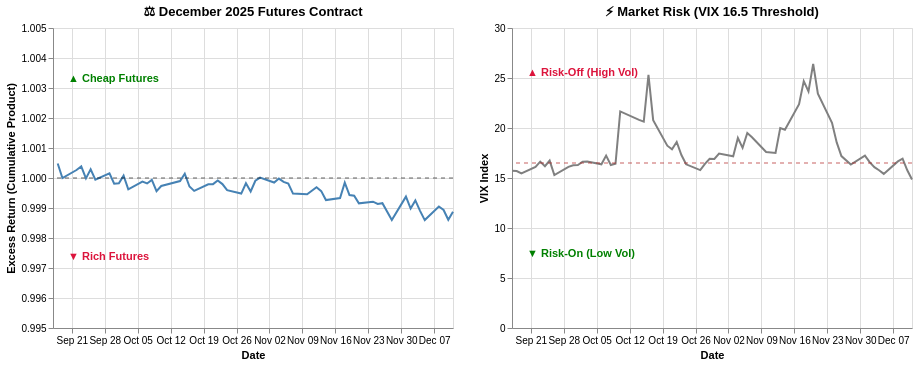

This figure's notebook cell:
### Markdown cell above
### 🔍 Zooming In: The December 2025 Contract
**What are we observing?**

The December 2025 contract provides our first granular look at the strategy's performance during a specific roll period. For the first part of the period (mid-September through mid-October), the VIX hovered right around the neutral benchmark of 16.5. Correspondingly, the cumulative excess return followed a stable pattern, holding tightly to the 1.000 baseline. However, as the VIX spiked significantly in mid-October and again in mid-November (peaking near 27), the cumulative excess returns drifted steadily lower into "Rich Futures" territory, ultimately ending the period just below 0.999.

### Code cell
# Results December 2025: Sep. 17, Dec-Sep. 11, 2025
dec_graph=create_arb_vix(start='2025-09-17',end='2025-12-11')
display(plot_contract_arb_band(dec_graph,'December 2025 Futures Contract',return_domain=[0.995, 1.005]))

### Figure 1 — Vega-Lite specification as saved in the notebook (floating-point values rounded to 4 significant figures)
{"config": {"view": {"continuousWidth": 300, "continuousHeight": 300}}, "hconcat": [{"layer": [{"data": {"name": "data-236dd3fdd461c4db446a1349ad7f1d25"}, "mark": {"type": "line", "color": "steelblue", "strokeWidth": 2}, "encoding": {"tooltip": [{"field": "date", "type": "temporal"}, {"field": "Cumulative Excess Return", "type": "quantitative"}], "x": {"field": "date", "title": "Date", "type": "temporal"}, "y": {"field": "Cumulative Excess Return", "scale": {"domain": [0.995, 1.005]}, "title": "Excess Return (Cumulative Product)", "type": "quantitative"}}}, {"data": {"name": "data-62270e77d641448c13ff0a9fcf3e6578"}, "mark": {"type": "rule", "color": "black", "opacity": 0.6, "strokeDash": [4, 4]}, "encoding": {"y": {"field": "y", "type": "quantitative"}}}, {"data": {"name": "data-43807a7517ce8d1e736d09477ce97267"}, "mark": {"type": "text", "align": "left", "baseline": "top", "color": "green", "dx": 5, "fontWeight": "bold"}, "encoding": {"text": {"field": "text", "type": "nominal"}, "x": {"value": 10}, "y": {"field": "y", "type": "quantitative"}}}, {"data": {"name": "data-bfe5ff7198e2b8f6f045fd9762d0a983"}, "mark": {"type": "text", "align": "left", "baseline": "bottom", "color": "crimson", "dx": 5, "fontWeight": "bold"}, "encoding": {"text": {"field": "text", "type": "nominal"}, "x": {"value": 10}, "y": {"field": "y", "type": "quantitative"}}}], "height": 300, "title": "⚖️ December 2025 Futures Contract", "width": 400}, {"layer": [{"data": {"name": "data-236dd3fdd461c4db446a1349ad7f1d25"}, "mark": {"type": "line", "color": "gray", "strokeWidth": 2}, "encoding": {"tooltip": [{"field": "date", "type": "temporal"}, {"field": "VIX", "type": "quantitative"}], "x": {"field": "date", "title": "Date", "type": "temporal"}, "y": {"field": "VIX", "scale": {"domain": [1, 30]}, "title": "VIX Index", "type": "quantitative"}}}, {"data": {"name": "data-36ce8cf7b9b85712b0e5da6a8d4c123f"}, "mark": {"type": "rule", "color": "firebrick", "opacity": 0.7, "strokeDash": [4, 4]}, "encoding": {"y": {"field": "y", "type": "quantitative"}}}, {"data": {"name": "data-e1693b16d8edb1761d863943e923bf84"}, "mark": {"type": "text", "align": "left", "baseline": "bottom", "color": "crimson", "dx": 5, "fontWeight": "bold"}, "encoding": {"text": {"field": "text", "type": "nominal"}, "x": {"value": 10}, "y": {"field": "y", "type": "quantitative"}}}, {"data": {"name": "data-7e10542b402220f02c931d4ac3477b9e"}, "mark": {"type": "text", "align": "left", "baseline": "top", "color": "green", "dx": 5, "fontWeight": "bold"}, "encoding": {"text": {"field": "text", "type": "nominal"}, "x": {"value": 10}, "y": {"field": "y", "type": "quantitative"}}}], "height": 300, "title": "⚡ Market Risk (VIX 16.5 Threshold)", "width": 400}], "$schema": "https://vega.github.io/schema/vega-lite/v6.4.1.json", "datasets": {"data-236dd3fdd461c4db446a1349ad7f1d25": [{"date": "2025-09-17T00:00:00", "Cumulative Excess Return": null, "VIX": 15.72}, {"date": "2025-09-18T00:00:00", "Cumulative Excess Return": 1.0, "VIX": 15.7}, {"date": "2025-09-19T00:00:00", "Cumulative Excess Return": 1.0, "VIX": 15.45}, {"date": "2025-09-22T00:00:00", "Cumulative Excess Return": 1.0, "VIX": 16.1}, {"date": "2025-09-23T00:00:00", "Cumulative Excess Return": 1.0, "VIX": 16.64}, {"date": "2025-09-24T00:00:00", "Cumulative Excess Return": 1.0, "VIX": 16.18}, {"date": "2025-09-25T00:00:00", "Cumulative Excess Return": 1.0, "VIX": 16.74}, {"date": "2025-09-26T00:00:00", "Cumulative Excess Return": 0.9999, "VIX": 15.29}, {"date": "2025-09-29T00:00:00", "Cumulative Excess Return": 1.0, "VIX": 16.12}, {"date": "2025-09-30T00:00:00", "Cumulative Excess Return": 0.9998, "VIX": 16.28}, {"date": "2025-10-01T00:00:00", "Cumulative Excess Return": 0.9998, "VIX": 16.29}, {"date": "2025-10-02T00:00:00", "Cumulative Excess Return": 1.0, "VIX": 16.63}, {"date": "2025-10-03T00:00:00", "Cumulative Excess Return": 0.9996, "VIX": 16.65}, {"date": "2025-10-06T00:00:00", "Cumulative Excess Return": 0.9999, "VIX": 16.37}, {"date": "2025-10-07T00:00:00", "Cumulative Excess Return": 0.9998, "VIX": 17.24}, {"date": "2025-10-08T00:00:00", "Cumulative Excess Return": 0.9999, "VIX": 16.3}, {"date": "2025-10-09T00:00:00", "Cumulative Excess Return": 0.9996, "VIX": 16.43}, {"date": "2025-10-10T00:00:00", "Cumulative Excess Return": 0.9997, "VIX": 21.66}, {"date": "2025-10-14T00:00:00", "Cumulative Excess Return": 0.9999, "VIX": 20.81}, {"date": "2025-10-15T00:00:00", "Cumulative Excess Return": 1.0, "VIX": 20.64}, {"date": "2025-10-16T00:00:00", "Cumulative Excess Return": 0.9997, "VIX": 25.31}, {"date": "2025-10-17T00:00:00", "Cumulative Excess Return": 0.9996, "VIX": 20.78}, {"date": "2025-10-20T00:00:00", "Cumulative Excess Return": 0.9998, "VIX": 18.23}, {"date": "2025-10-21T00:00:00", "Cumulative Excess Return": 0.9998, "VIX": 17.87}, {"date": "2025-10-22T00:00:00", "Cumulative Excess Return": 0.9999, "VIX": 18.6}, {"date": "2025-10-23T00:00:00", "Cumulative Excess Return": 0.9998, "VIX": 17.3}, {"date": "2025-10-24T00:00:00", "Cumulative Excess Return": 0.9996, "VIX": 16.37}, {"date": "2025-10-27T00:00:00", "Cumulative Excess Return": 0.9995, "VIX": 15.79}, {"date": "2025-10-28T00:00:00", "Cumulative Excess Return": 0.9998, "VIX": 16.42}, {"date": "2025-10-29T00:00:00", "Cumulative Excess Return": 0.9996, "VIX": 16.92}, {"date": "2025-10-30T00:00:00", "Cumulative Excess Return": 0.9999, "VIX": 16.91}, {"date": "2025-10-31T00:00:00", "Cumulative Excess Return": 1.0, "VIX": 17.44}, {"date": "2025-11-03T00:00:00", "Cumulative Excess Return": 0.9998, "VIX": 17.17}, {"date": "2025-11-04T00:00:00", "Cumulative Excess Return": 1.0, "VIX": 19.0}, {"date": "2025-11-05T00:00:00", "Cumulative Excess Return": 0.9999, "VIX": 18.01}, {"date": "2025-11-06T00:00:00", "Cumulative Excess Return": 0.9998, "VIX": 19.5}, {"date": "2025-11-07T00:00:00", "Cumulative Excess Return": 0.9995, "VIX": 19.08}, {"date": "2025-11-10T00:00:00", "Cumulative Excess Return": 0.9995, "VIX": 17.6}, {"date": "2025-11-12T00:00:00", "Cumulative Excess Return": 0.9997, "VIX": 17.51}, {"date": "2025-11-13T00:00:00", "Cumulative Excess Return": 0.9996, "VIX": 20.0}, {"date": "2025-11-14T00:00:00", "Cumulative Excess Return": 0.9993, "VIX": 19.83}, {"date": "2025-11-17T00:00:00", "Cumulative Excess Return": 0.9993, "VIX": 22.38}, {"date": "2025-11-18T00:00:00", "Cumulative Excess Return": 0.9998, "VIX": 24.69}, {"date": "2025-11-19T00:00:00", "Cumulative Excess Return": 0.9994, "VIX": 23.66}, {"date": "2025-11-20T00:00:00", "Cumulative Excess Return": 0.9994, "VIX": 26.42}, {"date": "2025-11-21T00:00:00", "Cumulative Excess Return": 0.9992, "VIX": 23.43}, {"date": "2025-11-24T00:00:00", "Cumulative Excess Return": 0.9992, "VIX": 20.52}, {"date": "2025-11-25T00:00:00", "Cumulative Excess Return": 0.9991, "VIX": 18.56}, {"date": "2025-11-26T00:00:00", "Cumulative Excess Return": 0.9992, "VIX": 17.19}, {"date": "2025-11-28T00:00:00", "Cumulative Excess Return": 0.9986, "VIX": 16.35}, {"date": "2025-12-01T00:00:00", "Cumulative Excess Return": 0.9994, "VIX": 17.24}, {"date": "2025-12-02T00:00:00", "Cumulative Excess Return": 0.999, "VIX": 16.59}, {"date": "2025-12-03T00:00:00", "Cumulative Excess Return": 0.9993, "VIX": 16.08}, {"date": "2025-12-04T00:00:00", "Cumulative Excess Return": 0.9989, "VIX": 15.78}, {"date": "2025-12-05T00:00:00", "Cumulative Excess Return": 0.9986, "VIX": 15.41}, {"date": "2025-12-08T00:00:00", "Cumulative Excess Return": 0.9991, "VIX": 16.66}, {"date": "2025-12-09T00:00:00", "Cumulative Excess Return": 0.9989, "VIX": 16.93}, {"date": "2025-12-10T00:00:00", "Cumulative Excess Return": 0.9986, "VIX": 15.77}, {"date": "2025-12-11T00:00:00", "Cumulative Excess Return": 0.9989, "VIX": 14.85}], "data-62270e77d641448c13ff0a9fcf3e6578": [{"y": 1.0}], "data-43807a7517ce8d1e736d09477ce97267": [{"y": 1.003, "text": "▲ Cheap Futures"}], "data-bfe5ff7198e2b8f6f045fd9762d0a983": [{"y": 0.9972, "text": "▼ Rich Futures"}], "data-36ce8cf7b9b85712b0e5da6a8d4c123f": [{"y": 16.5}], "data-e1693b16d8edb1761d863943e923bf84": [{"y": 25, "text": "▲ Risk-Off (High Vol)"}], "data-7e10542b402220f02c931d4ac3477b9e": [{"y": 8, "text": "▼ Risk-On (Low Vol)"}]}}
